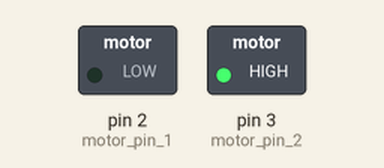
Simulated run of this sketch. Board: Arduino Uno, built with avr-gcc and run on an emulated ATmega328P. Parts: switched loads named in the sketch (green lamp = pin HIGH).

Above: at 0.1 s.
Timing chart, 0 to 1.6 s (numbered marks = the images above):
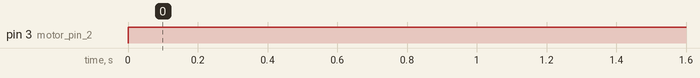

Measured:
- by itself, pin 3 (motor_pin_2): LOW → HIGH at 0.00 s

The sketch:

sugar_dispenser.ino
```cpp
#define motor_pin_1 2
#define motor_pin_2 3

void setup() {
    Serial.begin(9600);
    pinMode(motor_pin_1, OUTPUT);
    pinMode(motor_pin_2, OUTPUT);
}

void loop() {
    digitalWrite(motor_pin_1, 0);
    digitalWrite(motor_pin_2, 1);
}
```
